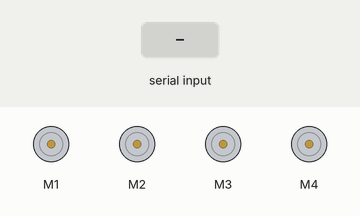
Simulated run of this sketch. Board: Arduino Uno, built with avr-gcc and run on an emulated ATmega328P. On the bench: 4 × DC motor (green arrow = forward, orange = backward, longer = faster). Inputs (shaded band) come from the test bench. What the sketch prints to the serial monitor is not drawn.

Above: at 1.2 s.
1.3 s: "1" received over Serial
At 2.5 s:
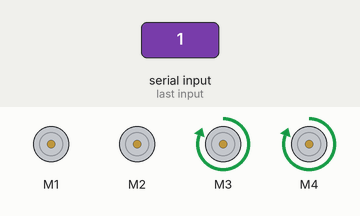
2.8 s: "2" received over Serial
At 3.8 s:
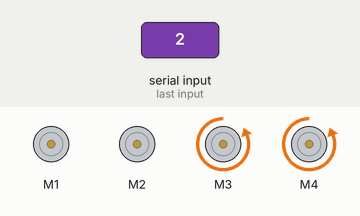
4.3 s: "3" received over Serial
At 5.0 s:
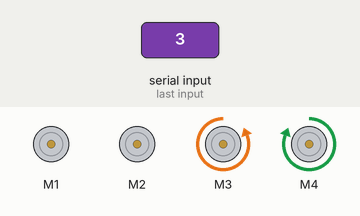
5.8 s: "4" received over Serial
At 6.1 s:
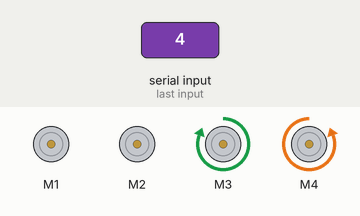
7.3 s: "6" received over Serial
At 8.5 s:
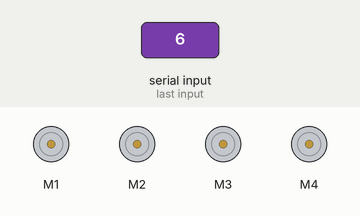
Timing chart, 0 to 9.8 s (numbered marks = the images above; inputs shaded):
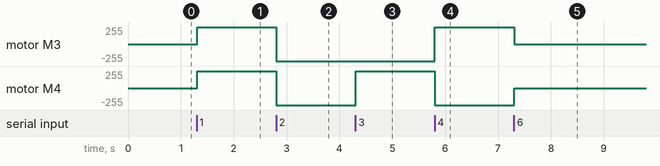

Measured:
- after the input at 1.3 s, motor M3, motor M4: stopped → forward 255/255 at once
- after the input at 2.8 s, motor M3, motor M4: forward 255/255 → backward 255/255 at once
- after the input at 4.3 s, motor M4: backward 255/255 → forward 255/255 at once
- after the input at 5.8 s, motor M3: backward 255/255 → forward 255/255 at once; motor M4: forward 255/255 → backward 255/255 at once
- after the input at 7.3 s, motor M3: forward 255/255 → stopped at once; motor M4: backward 255/255 → stopped at once

The sketch:

bluetooth_car_v2.ino
```cpp
#include <AFMotor.h>
byte blue = 0;              //Biến nhận dữ liệu qua bluetooth
AF_DCMotor motor1(1); //Khai báo động cơ 1
AF_DCMotor motor2(2); //Khai báo động cơ 2
AF_DCMotor motor3(3); //Khai báo động cơ 3
AF_DCMotor motor4(4); //Khai báo động cơ 4
void setup() {
    Serial.begin(9600);     //Mở cổng Serial
    motor1.setSpeed(255);
    motor2.setSpeed(255);
    motor3.setSpeed(255);
    motor4.setSpeed(255);
}
void loop()
{

if(Serial.available() > 0){
    blue = Serial.read();   // Đọc giá trị nhận được từ bluetooth
 } else
      blue = 0;

    Serial.println(blue);
switch (blue) {
  case '1':
    //motor1.run(FORWARD);
    //motor2.run(FORWARD);
    motor3.run(FORWARD);
    motor4.run(FORWARD);
    break;
  case '2':
    //motor1.run(BACKWARD);
    //motor2.run(BACKWARD);
    motor3.run(BACKWARD);
    motor4.run(BACKWARD);
    break;
  case '3':
    //motor1.run(BACKWARD);
    //motor2.run(BACKWARD);
    motor3.run(BACKWARD);
    motor4.run(FORWARD);
    break;
  case '4':
    //motor1.run(FORWARD);
    //motor2.run(FORWARD);
    motor3.run(FORWARD);
    motor4.run(BACKWARD);
    break;
  case '6':
    //motor1.run(RELEASE);
    //motor2.run(RELEASE);
    motor3.run(RELEASE);
    motor4.run(RELEASE);
    break;

  default:
   break;
}
}
```
